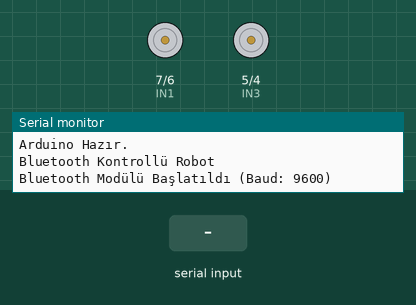
This sketch was run on a simulated Arduino Uno, built with avr-gcc and run on an emulated ATmega328P. On the bench: motor-driver pin pairs drawn as motors (green arrow = first pin HIGH = forward, orange = second pin HIGH = backward, longer = more drive, scaled by the enable pin), the last lines printed to the serial monitor. Inputs (shaded band) come from the test bench.

Above: at 2.7 s.
2.8 s: "L" received over the second serial link
At 4.0 s:
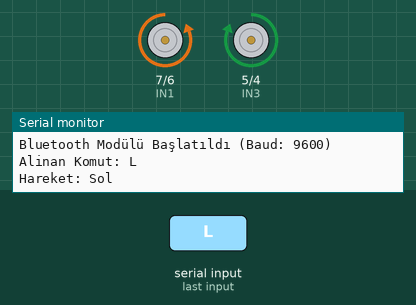
4.3 s: "R" received over the second serial link
At 5.3 s:
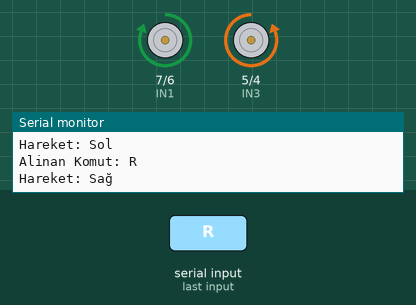
5.8 s: "F" received over the second serial link
At 6.5 s:
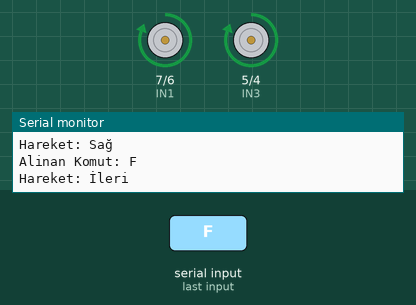
Timing chart, 0 to 8.8 s (numbered marks = the images above; inputs shaded):
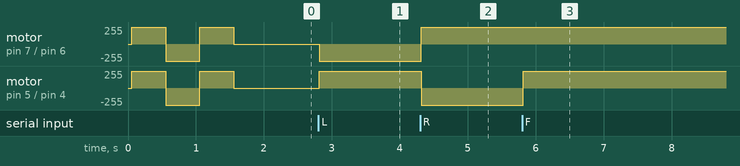

The sketch:

4WD-BLE.ino
```cpp
//BLUETOOTH KONTROLLÜ PROJE KODLARI
// -------------------------------------------------------------
// Bluetooth Kontrollü Robot Kodu
// -------------------------------------------------------------
// Platform: Arduino UNO + Sensor Shield V5
// Kontrol: Bluetooth Modülü (HC-05/HC-06)
// Motor Sürücü: L298N
// -------------------------------------------------------------
#include <SoftwareSerial.h>  // Yazılımsal seri iletişim için kütüphane
// --- Pin Tanımlamaları ---
// L298N Motor Sürücü Pinleri
#define ENA 9   // Sol motor hız kontrolü (PWM) - S9
#define ENB 10  // Sağ motor hız kontrolü (PWM) - S10
#define IN1 7   // Sol motor yön 1 - S7
#define IN2 6   // Sol motor yön 2 - S6
#define IN3 5   // Sağ motor yön 1 - S5
#define IN4 4   // Sağ motor yön 2 - S4
// Bluetooth Modülü Pinleri (SoftwareSerial için)
#define BT_RX_PIN 11  // Arduino RX pini (Bluetooth TX'e bağlanır) - S11
#define BT_TX_PIN 12  // Arduino TX pini (Bluetooth RX'e bağlanır) - S12
// --- Ayarlanabilir Parametreler ---
int MOTOR_HIZI = 255;        // Motorların genel hızı (0-255 arası)
#define BLUETOOTH_BAUD 9600  // Bluetooth modülünün baud hızı (Genellikle 9600)
// --- SoftwareSerial Nesnesi ---
SoftwareSerial BTserial(BT_RX_PIN, BT_TX_PIN);  // RX, TX
// --- Değişkenler ---
char komut;  // Bluetooth'tan gelen komutu saklamak için
void setup() {
  // Pin modlarını ayarla
  pinMode(ENA, OUTPUT);
  pinMode(ENB, OUTPUT);
  pinMode(IN1, OUTPUT);
  pinMode(IN2, OUTPUT);
  pinMode(IN3, OUTPUT);
  pinMode(IN4, OUTPUT);
  // Başlangıçta motorları durdur
  motorlariDurdur();
  // Seri iletişimi başlat (Hata ayıklama için - Arduino IDE Seri Monitör)
  Serial.begin(9600);
  Serial.println("Arduino Hazır.");
  Serial.println("Bluetooth Kontrollü Robot");
  // SoftwareSerial (Bluetooth) iletişimini başlat
  BTserial.begin(BLUETOOTH_BAUD);
  Serial.print("Bluetooth Modülü Başlatıldı (Baud: ");
  Serial.print(BLUETOOTH_BAUD);
  Serial.println(")");
  BTserial.println("Robot Kontrole Hazir!");  // Telefona mesaj gönder (opsiyonel)
  ileriGit(MOTOR_HIZI);
  delay(500);
  geriGit(MOTOR_HIZI);
  delay(500);
  ileriGit(MOTOR_HIZI);
  delay(500);
  motorlariDurdur();

}
void loop() {
  // Bluetooth'tan veri gelip gelmediğini kontrol et
  if (BTserial.available() > 0) {
    // Gelen veriyi oku
    komut = BTserial.read();
    // Gelen komutu Seri Monitör'e yazdır (Hata ayıklama için)
    Serial.print("Alinan Komut: ");
    Serial.println(komut);
    // Komuta göre işlem yap
    switch (komut) {
      case 'F':  // İleri (Forward)
      case 'f':
        Serial.println("Hareket: İleri");
        BTserial.println("Hareket: Ileri");  // Telefona geri bildirim
        ileriGit(MOTOR_HIZI);
        break;
      case 'B':  // Geri (Backward)
      case 'b':
        Serial.println("Hareket: Geri");
        BTserial.println("Hareket: Geri");
        geriGit(MOTOR_HIZI);
        break;
      case 'L':  // Sol (Left)
      case 'l':
        Serial.println("Hareket: Sol");
        BTserial.println("Hareket: Sol");
        solaDon(MOTOR_HIZI);
        break;
      case 'R':  // Sağ (Right)
      case 'r':
        Serial.println("Hareket: Sağ");
        BTserial.println("Hareket: Sag");
        sagaDon(MOTOR_HIZI);
        break;
      case 'S':  // Dur (Stop)
      case 's':
        Serial.println("Hareket: Dur");
        BTserial.println("Hareket: Dur");
        motorlariDurdur();
        break;
      case '1': motorHiziniAyarla(25); break;
      case '2': motorHiziniAyarla(50); break;
      case '3': motorHiziniAyarla(75); break;
      case '4': motorHiziniAyarla(100); break;
      case '5': motorHiziniAyarla(125); break;
      case '6': motorHiziniAyarla(150); break;
      case '7': motorHiziniAyarla(175); break;
      case '8': motorHiziniAyarla(200); break;
      case '9': motorHiziniAyarla(225); break;
      case '10': motorHiziniAyarla(255); break;

      default:
        Serial.println("Bilinmeyen Komut!");
        BTserial.println("Bilinmeyen Komut!");
        // Bilinmeyen komut geldiğinde durmak daha güvenli olabilir
         motorlariDurdur();
        break;
    }
  }
  // Başka görevler buraya eklenebilir (eğer gerekirse)
}
// --- Motor Kontrol Fonksiyonları ---
// Motorları ileri yönde hareket ettiren fonksiyon
void ileriGit(int hiz) {
  digitalWrite(IN1, HIGH);
  digitalWrite(IN2, LOW);
  analogWrite(ENA, hiz);
  digitalWrite(IN3, HIGH);
  digitalWrite(IN4, LOW);
  analogWrite(ENB, hiz);
}
// Motorları geri yönde hareket ettiren fonksiyon
void geriGit(int hiz) {
  digitalWrite(IN1, LOW);
  digitalWrite(IN2, HIGH);
  analogWrite(ENA, hiz);
  digitalWrite(IN3, LOW);
  digitalWrite(IN4, HIGH);
  analogWrite(ENB, hiz);
}
// Robotu sola döndüren fonksiyon (Sağ ileri, Sol geri - Keskin dönüş)
void solaDon(int hiz) {
  digitalWrite(IN1, LOW);  // Sol motor geri
  digitalWrite(IN2, HIGH);
  analogWrite(ENA, hiz);
  digitalWrite(IN3, HIGH);  // Sağ motor ileri
  digitalWrite(IN4, LOW);
  analogWrite(ENB, hiz);
}
// Robotu sağa döndüren fonksiyon (Sol ileri, Sağ geri - Keskin dönüş)
void sagaDon(int hiz) {
  digitalWrite(IN1, HIGH);  // Sol motor ileri
  digitalWrite(IN2, LOW);
  analogWrite(ENA, hiz);
  digitalWrite(IN3, LOW);  // Sağ motor geri
  digitalWrite(IN4, HIGH);
  analogWrite(ENB, hiz);
}
// Motorları durduran fonksiyon
void motorlariDurdur() {
  digitalWrite(IN1, LOW);
  digitalWrite(IN2, LOW);
  analogWrite(ENA, 0);
  digitalWrite(IN3, LOW);
  digitalWrite(IN4, LOW);
  analogWrite(ENB, 0);
}
// İsteğe bağlı: Hız ayarı için fonksiyon
void motorHiziniAyarla(int yeniHiz) {
  MOTOR_HIZI = yeniHiz;
  Serial.print("Yeni Hız: ");
  Serial.println(MOTOR_HIZI);
  BTserial.print("Yeni Hiz: ");
  BTserial.println(MOTOR_HIZI);
}
```

Measured:
- after the input at 2.8 s, motor on pin 7 (IN1) / pin 6 (IN2): stopped → backward 255/255 at once; motor on pin 5 (IN3) / pin 4 (IN4): stopped → forward 255/255 at once
- after the input at 4.3 s, motor on pin 7 (IN1) / pin 6 (IN2): backward 255/255 → forward 255/255 at once; motor on pin 5 (IN3) / pin 4 (IN4): forward 255/255 → backward 255/255 at once
- after the input at 5.8 s, motor on pin 5 (IN3) / pin 4 (IN4): backward 255/255 → forward 255/255 at once
